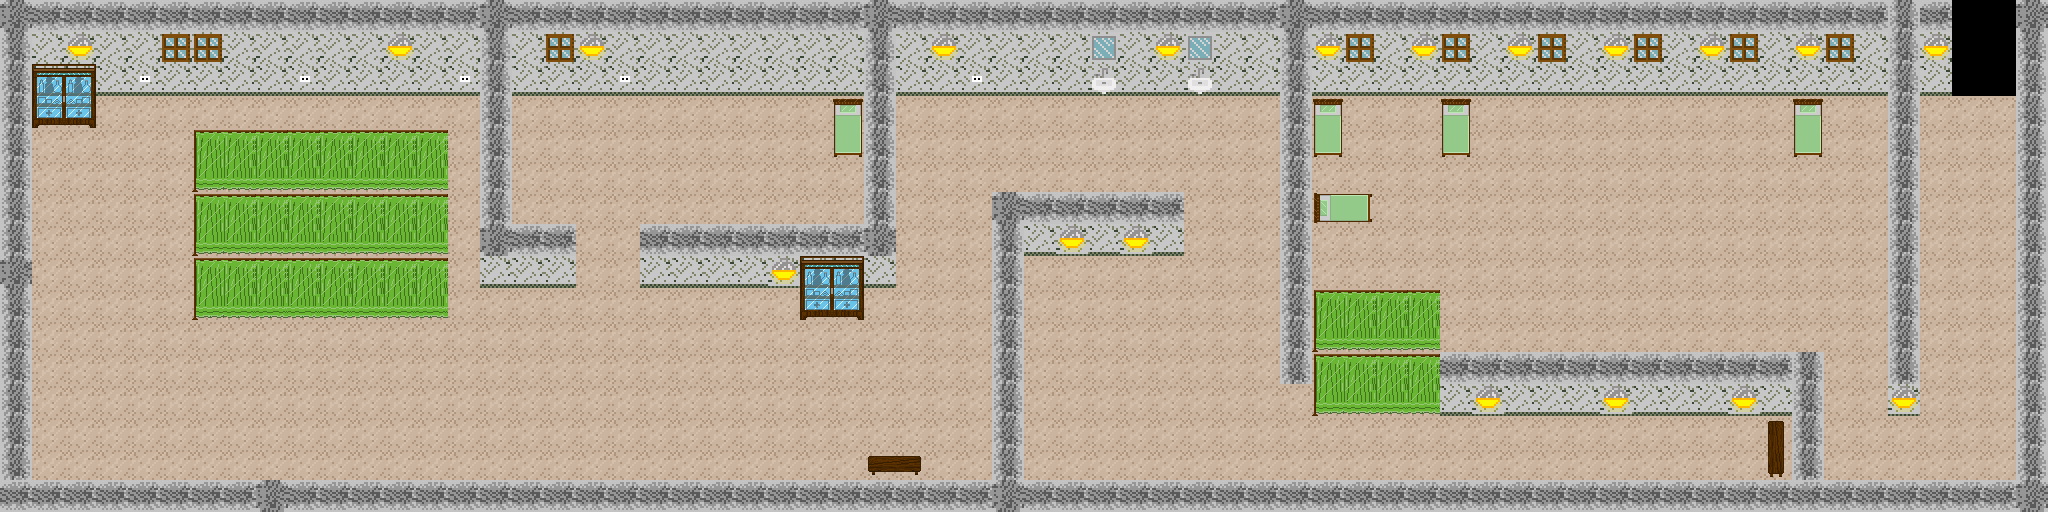

This game map was drawn from its Tiled (.tmx) file and the tilesets committed beside it. A one-line description and the trimmed map source follow:
An orthogonal 64x16 tile map with 32x32 px tiles, 3 tile layers (scene_1, cômodos, cortinas) and 54 objects (3).

<map version="1.0" tiledversion="1.0.3" orientation="orthogonal" renderorder="left-down" width="64" height="16" tilewidth="32" tileheight="32" nextobjectid="97">
 <tileset firstgid="1" source="tileset/scene_all.tsx" />
 <layer name="scene_1" width="64" height="16">
  <data>[1024 cells, 1018 non-empty, 10 distinct tile ids]</data>
 </layer>
 <layer name="cômodos" width="64" height="16">
  <data>[1024 cells, 31 non-empty, 16 distinct tile ids]</data>
 </layer>
 <layer name="cortinas" width="64" height="16">
  <data>[1024 cells, 64 non-empty, 4 distinct tile ids]</data>
 </layer>
 <objectgroup name="paredes">
  <object id="3" x="0" y="0" width="1952" height="64" />
  <object id="5" x="0" y="63" width="32" height="416" />
  <object id="10" x="0" y="480" width="2048" height="32" />
  <object id="51" x="2016" y="0" width="32" height="478" />
  <object id="52" x="480" y="64" width="32" height="192" />
  <object id="53" x="864" y="64" width="32" height="192" />
  <object id="54" x="992" y="192" width="32" height="288" />
  <object id="55" x="1280" y="64" width="32" height="320" />
  <object id="56" x="1888" y="64" width="32" height="320" />
  <object id="57" x="1792" y="352" width="32" height="128" />
  <object id="58" x="640" y="224" width="224" height="32" />
  <object id="59" x="512" y="224" width="64" height="32" />
  <object id="60" x="1024" y="192" width="160" height="32" />
  <object id="61" x="1440" y="352" width="352" height="32" />
 </objectgroup>
 <objectgroup name="cômodos">
  <object id="27" x="867.667" y="455.667" width="53" height="19" />
  <object id="30" x="32" y="64" width="64" height="30.3333" />
  <object id="68" x="800" y="256" width="64" height="30.3333" />
  <object id="69" x="1312" y="192" width="60.5" height="16" />
  <object id="70" x="1312" y="96" width="16" height="60.6667" />
  <object id="71" x="1448" y="96.3333" width="16" height="60.6667" />
  <object id="72" x="1800" y="95.3333" width="16" height="60.6667" />
  <object id="75" x="1767.75" y="421.25" width="16" height="55.6667" />
 </objectgroup>
 <objectgroup color="#55aa00" name="contaminados">
  <object id="19" x="299" y="232.667" width="28" height="48" />
  <object id="64" x="1444.67" y="298.667" width="28" height="48" />
  <object id="65" x="1388.67" y="120" width="28" height="48" />
  <object id="66" x="1711.33" y="117.333" width="28" height="48" />
  <object id="67" x="1614" y="192" width="28" height="48" />
 </objectgroup>
 <objectgroup name="itens">
  <object id="20" x="45.2424" y="74.303" width="8" height="16" />
  <object id="24" x="875.125" y="454" width="8" height="16" />
  <object id="74" x="1772" y="425" width="8" height="16" />
  <object id="92" x="842" y="268.5" width="8" height="16" />
 </objectgroup>
 <objectgroup name="cortinas">
  <object id="34" x="192" y="128" width="256" height="20" />
  <object id="62" x="192" y="192" width="256" height="20" />
  <object id="63" x="192" y="256" width="256" height="20" />
  <object id="73" x="1312" y="352" width="128" height="20" />
  <object id="96" x="1312" y="288" width="128" height="20" />
 </objectgroup>
 <objectgroup name="portas">
  <object id="39" x="1952" y="32" width="64" height="64" />
  <object id="95" x="576" y="224" width="64" height="64" />
 </objectgroup>
 <objectgroup name="torneiras">
  <object id="78" x="1088" y="64" width="32" height="32" />
  <object id="79" x="1184" y="64" width="32" height="32" />
 </objectgroup>
 <objectgroup name="virus">
  <object id="80" x="546" y="354" width="32" height="32" />
  <object id="81" x="928" y="382" width="32" height="32" />
  <object id="82" x="1059" y="78" width="32" height="32" />
  <object id="83" x="1150" y="83" width="32" height="32" />
  <object id="84" x="1045" y="260" width="32" height="32" />
  <object id="85" x="1124" y="293" width="32" height="32" />
  <object id="86" x="1088" y="320" width="32" height="32" />
  <object id="87" x="1210" y="296" width="32" height="32" />
  <object id="88" x="1048" y="363" width="32" height="32" />
  <object id="89" x="1194" y="370" width="32" height="32" />
  <object id="90" x="1243" y="434" width="32" height="32" />
  <object id="91" x="1128" y="397" width="32" height="32" />
 </objectgroup>
 <objectgroup color="#000000" name="passagem">
  <object id="43" name="3" x="1952" y="32" width="64" height="8">
   <properties>
    <property name="Phase" type="int" value="2" />
   </properties>
  </object>
 </objectgroup>
 <objectgroup name="player">
  <object id="93" x="90.6667" y="430.667" width="32" height="32" />
 </objectgroup>
</map>